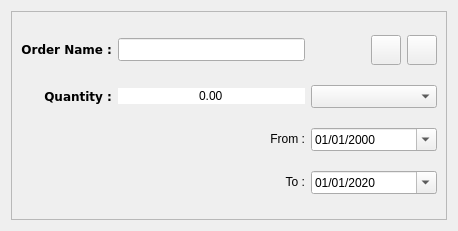
<?xml version="1.0" encoding="UTF-8"?>
<ui version="4.0">
 <class>EditOrder</class>
 <widget class="QWidget" name="EditOrder">
  <property name="geometry">
   <rect>
    <x>0</x>
    <y>0</y>
    <width>458</width>
    <height>231</height>
   </rect>
  </property>
  <property name="minimumSize">
   <size>
    <width>458</width>
    <height>231</height>
   </size>
  </property>
  <property name="maximumSize">
   <size>
    <width>458</width>
    <height>231</height>
   </size>
  </property>
  <property name="windowTitle">
   <string>Edit Order</string>
  </property>
  <property name="windowIcon">
   <iconset>
    <normaloff>icons/logo.png</normaloff>icons/logo.png</iconset>
  </property>
  <layout class="QGridLayout" name="gridLayout_2">
   <item row="0" column="0">
    <widget class="QFrame" name="frame">
     <property name="frameShape">
      <enum>QFrame::StyledPanel</enum>
     </property>
     <property name="frameShadow">
      <enum>QFrame::Raised</enum>
     </property>
     <layout class="QGridLayout" name="gridLayout">
      <item row="1" column="0">
       <widget class="QLabel" name="label_16">
        <property name="font">
         <font>
          <family>Bitstream Vera Sans</family>
          <weight>75</weight>
          <bold>true</bold>
         </font>
        </property>
        <property name="text">
         <string>&lt;html&gt;&lt;head/&gt;&lt;body&gt;&lt;p align=&quot;right&quot;&gt;Quantity :&lt;/p&gt;&lt;/body&gt;&lt;/html&gt;</string>
        </property>
       </widget>
      </item>
      <item row="0" column="5" alignment="Qt::AlignRight">
       <widget class="QPushButton" name="edit_order">
        <property name="minimumSize">
         <size>
          <width>30</width>
          <height>30</height>
         </size>
        </property>
        <property name="maximumSize">
         <size>
          <width>30</width>
          <height>30</height>
         </size>
        </property>
        <property name="font">
         <font>
          <weight>50</weight>
          <bold>false</bold>
         </font>
        </property>
        <property name="text">
         <string/>
        </property>
        <property name="icon">
         <iconset>
          <normaloff>icons/edit.png</normaloff>icons/edit.png</iconset>
        </property>
       </widget>
      </item>
      <item row="0" column="1" colspan="2">
       <widget class="QLineEdit" name="order_name">
        <property name="minimumSize">
         <size>
          <width>0</width>
          <height>23</height>
         </size>
        </property>
       </widget>
      </item>
      <item row="0" column="0">
       <widget class="QLabel" name="label_15">
        <property name="font">
         <font>
          <family>Bitstream Vera Sans</family>
          <weight>75</weight>
          <bold>true</bold>
         </font>
        </property>
        <property name="text">
         <string>&lt;html&gt;&lt;head/&gt;&lt;body&gt;&lt;p align=&quot;right&quot;&gt;Order Name :&lt;/p&gt;&lt;/body&gt;&lt;/html&gt;</string>
        </property>
       </widget>
      </item>
      <item row="0" column="6">
       <widget class="QPushButton" name="pushButton">
        <property name="minimumSize">
         <size>
          <width>30</width>
          <height>30</height>
         </size>
        </property>
        <property name="maximumSize">
         <size>
          <width>30</width>
          <height>30</height>
         </size>
        </property>
        <property name="styleSheet">
         <string notr="true">border-color: rgb(174, 6, 6);</string>
        </property>
        <property name="text">
         <string/>
        </property>
        <property name="icon">
         <iconset>
          <normaloff>icons/delete.png</normaloff>icons/delete.png</iconset>
        </property>
       </widget>
      </item>
      <item row="1" column="5" colspan="2">
       <widget class="QComboBox" name="order_unit">
        <property name="minimumSize">
         <size>
          <width>0</width>
          <height>23</height>
         </size>
        </property>
       </widget>
      </item>
      <item row="2" column="5" colspan="2">
       <widget class="QDateEdit" name="date_order_from">
        <property name="minimumSize">
         <size>
          <width>0</width>
          <height>23</height>
         </size>
        </property>
        <property name="styleSheet">
         <string notr="true">  QCalendarWidget QWidget { 
background-color: rgb(20, 27, 45);

border: 0px solid rgb(48, 64, 99);;
border-radius: 0px;


}

QCalendarWidget QAbstractItemView:disabled 
{ 
color: rgb(179, 179, 179); 
}
  QCalendarWidget QWidget { alternate-background-color: rgb(28, 61, 135); }

QDateEdit::drop-down {
    image: url(:/new/myapp/cbarrowdn.png);
border: 1px solid rgb(164, 190, 217);
    border-bottom-right-radius: 10px;
    border-top-right-radius: 10px;
}</string>
        </property>
        <property name="buttonSymbols">
         <enum>QAbstractSpinBox::PlusMinus</enum>
        </property>
        <property name="displayFormat">
         <string>dd/MM/yyyy</string>
        </property>
        <property name="calendarPopup">
         <bool>true</bool>
        </property>
       </widget>
      </item>
      <item row="3" column="5" colspan="2">
       <widget class="QDateEdit" name="date_order_to">
        <property name="minimumSize">
         <size>
          <width>0</width>
          <height>23</height>
         </size>
        </property>
        <property name="styleSheet">
         <string notr="true">  QCalendarWidget QWidget { 
background-color: rgb(20, 27, 45);

border: 0px solid rgb(48, 64, 99);;
border-radius: 0px;


}

QCalendarWidget QAbstractItemView:disabled 
{ 
color: rgb(179, 179, 179); 
}
  QCalendarWidget QWidget { alternate-background-color: rgb(28, 61, 135); }

QDateEdit::drop-down {
    image: url(:/new/myapp/cbarrowdn.png);
border: 1px solid rgb(164, 190, 217);
    border-bottom-right-radius: 10px;
    border-top-right-radius: 10px;
}</string>
        </property>
        <property name="buttonSymbols">
         <enum>QAbstractSpinBox::NoButtons</enum>
        </property>
        <property name="displayFormat">
         <string>dd/MM/yyyy</string>
        </property>
        <property name="calendarPopup">
         <bool>true</bool>
        </property>
        <property name="timeSpec">
         <enum>Qt::LocalTime</enum>
        </property>
        <property name="date">
         <date>
          <year>2020</year>
          <month>1</month>
          <day>1</day>
         </date>
        </property>
       </widget>
      </item>
      <item row="2" column="2">
       <widget class="QLabel" name="label_21">
        <property name="text">
         <string>&lt;html&gt;&lt;head/&gt;&lt;body&gt;&lt;p align=&quot;right&quot;&gt;From :&lt;/p&gt;&lt;/body&gt;&lt;/html&gt;</string>
        </property>
       </widget>
      </item>
      <item row="3" column="2">
       <widget class="QLabel" name="label_20">
        <property name="text">
         <string>&lt;html&gt;&lt;head/&gt;&lt;body&gt;&lt;p align=&quot;right&quot;&gt;To :&lt;/p&gt;&lt;/body&gt;&lt;/html&gt;</string>
        </property>
       </widget>
      </item>
      <item row="1" column="1" colspan="2">
       <widget class="QDoubleSpinBox" name="order_quantity">
        <property name="styleSheet">
         <string notr="true">border:0px;
</string>
        </property>
        <property name="alignment">
         <set>Qt::AlignCenter</set>
        </property>
        <property name="buttonSymbols">
         <enum>QAbstractSpinBox::NoButtons</enum>
        </property>
        <property name="maximum">
         <double>10000000000000000000.000000000000000</double>
        </property>
       </widget>
      </item>
     </layout>
    </widget>
   </item>
  </layout>
 </widget>
 <resources/>
 <connections/>
</ui>
